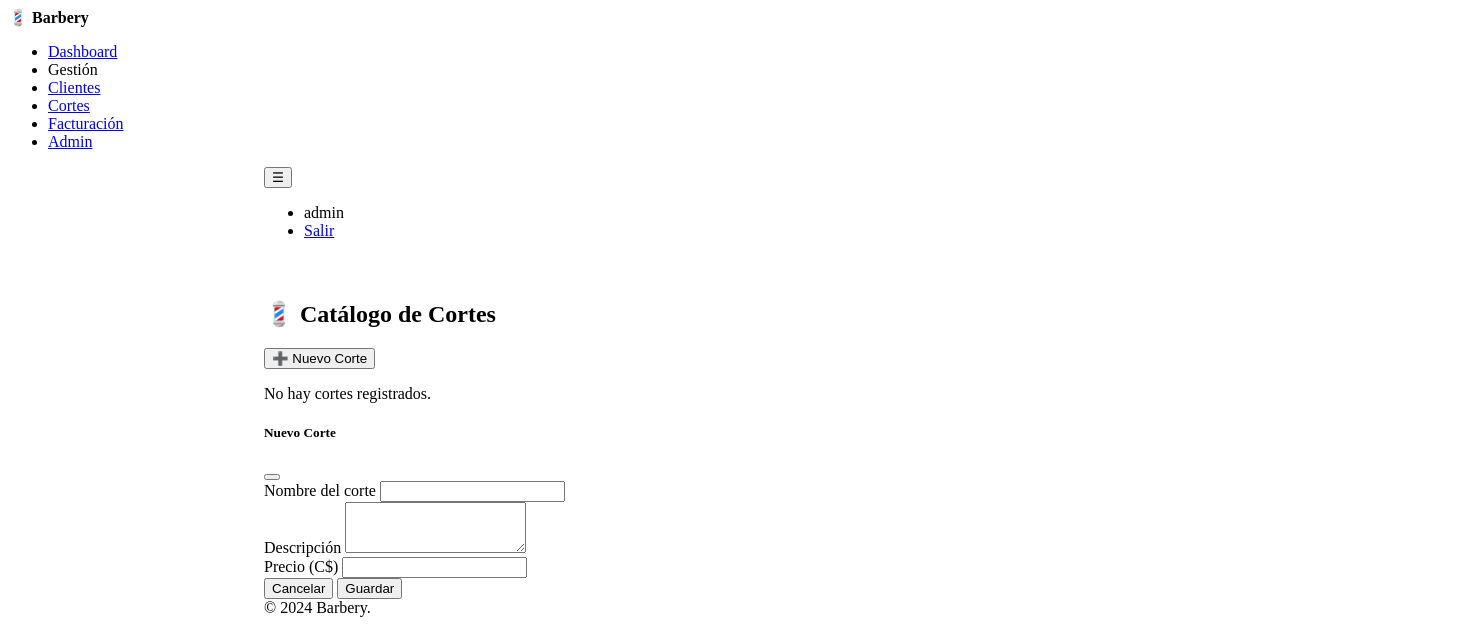
The page /cortes/ (signed in) on the database as committed earlier.
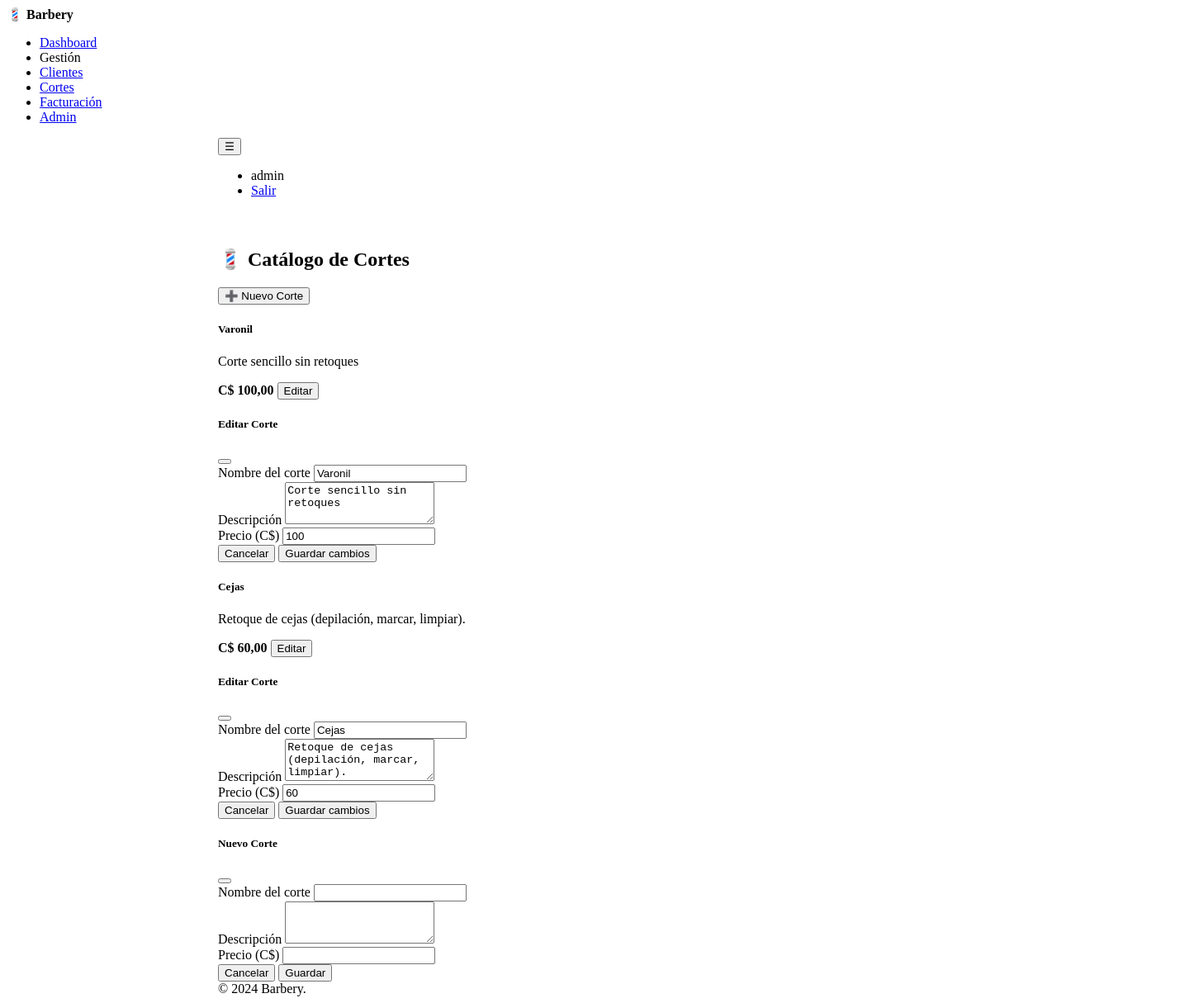
The same page on the database as committed later.
### users/models.py (models this page shows, shortened)
class User(AbstractUser):
    ROL_CHOICES = [
        ('ADMIN', 'Admin'),
        ('CAJERO', 'Cajero'),
        ('BARBERO', 'Barbero'),
        ('ESTILISTA', 'Estilista'),
    ]
    nombre = models.CharField(max_length=150, blank=True)
    apellido = models.CharField(max_length=150, blank=True)
    telefono = models.CharField(max_length=30, blank=True)
    identidad = models.CharField(max_length=100, blank=True)
    direccion = models.TextField(blank=True)
    rol = models.CharField(max_length=20, choices=ROL_CHOICES, default='CAJERO')

### cortes/models.py (models this page shows)
class Corte(models.Model):
    nombre_corte = models.CharField(max_length=200)
    descripcion = models.TextField(blank=True)
    precio = models.PositiveIntegerField(default=0)
    def __str__(self):
        return f"{self.nombre_corte} - {self.precio}"

### cortes/views.py (the view, shortened to what this page needs)
# urls.py: path('', views.list_cortes, name='cortes_list'),
@login_required
def list_cortes(request):
    cortes = Corte.objects.all()
    print(cortes)  # Esto muestra el QuerySet en la consola
    for c in cortes:
        print(c.id, c.nombre_corte, c.precio, c.descripcion)
    return render(request, 'cortes/list.html', {'cortes': cortes})

### templates/cortes/list.html (shortened to what this page needs)
{% extends 'base.html' %}
{% load l10n %}
{% block content %}
{% if request.user.is_staff %}
<div class="d-flex justify-content-between align-items-center mb-4">
  <h2 class="mb-0">💈 Catálogo de Cortes</h2>
  <button class="btn btn-primary" data-coreui-toggle="modal" data-coreui-target="#modalCorte">
    ➕ Nuevo Corte
  </button>
</div>
{% endif %}
<div class="row">
  {% for corte in cortes %}
    <div class="col-md-4 mb-4">
      <div class="card h-100 shadow-sm">
        <div class="card-body">
          <h5 class="card-title">{{ corte.nombre_corte }}</h5>
          {% if corte.descripcion %}
            <p class="card-text text-muted">{{ corte.descripcion }}</p>
          {% else %}
            <p class="text-muted fst-italic">Sin descripción</p>
          {% endif %}
        </div>
        <div class="card-footer d-flex justify-content-between align-items-center">
          <strong class="text-success">C$ {{ corte.precio|floatformat:2 }}</strong>
          {% if request.user.is_staff %}
            <button class="btn btn-sm btn-primary"
                    data-coreui-toggle="modal"
                    data-coreui-target="#editarCorteModal{{ corte.id }}">
              Editar
            </button>
          {% endif %}
        </div>
      </div>
    </div>
    {% if request.user.is_staff %}
    <div class="modal fade" id="editarCorteModal{{ corte.id }}" tabindex="-1">
      <div class="modal-dialog modal-dialog-centered">
        <div class="modal-content">
          <form method="POST" action="{% url 'editar_corte' corte_id=corte.id %}">
            <div class="modal-header">
              <h5 class="modal-title">Editar Corte</h5>
              <button type="button" class="btn-close" data-coreui-dismiss="modal"></button>
            </div>
            <div class="modal-body">
              <div class="mb-3">
                <label class="form-label">Nombre del corte</label>
                <input type="text" name="nombre_corte" class="form-control" value="{{ corte.nombre_corte }}" required>
              </div>
              <div class="mb-3">
                <label class="form-label">Descripción</label>
                <textarea name="descripcion" class="form-control" rows="3">{{ corte.descripcion }}</textarea>
              </div>
              <div class="mb-3">
                <label class="form-label">Precio (C$)</label>
                <input type="number" name="precio" class="form-control" value="{{ corte.precio }}" required>
              </div>
            </div>
            <div class="modal-footer">
              <button type="button" class="btn btn-secondary" data-coreui-dismiss="modal">Cancelar</button>
              <button type="submit" class="btn btn-success">Guardar cambios</button>
            </div>
          </form>
        </div>
      </div>
    </div>
    {% endif %}
  {% empty %}
    <p>No hay cortes registrados.</p>
  {% endfor %}
</div>
{% if request.user.is_staff %}
<div class="modal fade" id="modalCorte" tabindex="-1">
  <div class="modal-dialog modal-dialog-centered">
    <div class="modal-content">
      <form method="post">
        <div class="modal-header">
          <h5 class="modal-title">Nuevo Corte</h5>
          <button type="button" class="btn-close" data-coreui-dismiss="modal"></button>
        </div>
        <div class="modal-body">
          <div class="mb-3">
            <label class="form-label">Nombre del corte</label>
            <input type="text" name="nombre_corte" class="form-control" required>
          </div>
          <div class="mb-3">
            <label class="form-label">Descripción</label>
            <textarea name="descripcion" class="form-control" rows="3"></textarea>
          </div>
          <div class="mb-3">
            <label class="form-label">Precio (C$)</label>
            <input type="number" step="0.01" name="precio" class="form-control" required>
          </div>
        </div>
        <div class="modal-footer">
          <button type="button" class="btn btn-secondary" data-coreui-dismiss="modal">Cancelar</button>
          <button type="submit" class="btn btn-success">Guardar</button>
        </div>
      </form>
    </div>
  </div>
</div>
{% endif %}
{% endblock %}

### templates/base.html (shortened to what this page needs)
{% load static %}
<!doctype html>
<html lang="es">
<head>
  <link href="https://cdn.jsdelivr.net/npm/@coreui/coreui@5.4.3/dist/css/coreui.min.css" rel="stylesheet">
</head>
<body>
  {% include 'includes/sidebar.html' %}
  <div class="wrapper d-flex flex-column min-vh-100 bg-light">
    {% include 'includes/navbar.html' %}
    <div class="body flex-grow-1 px-3">
      <div class="container-lg">
        {% block content %}{% endblock %}
      </div>
    </div>
    <footer class="footer">
      <div>© 2024 Barbery.</div>
    </footer>
  </div>
</body>
</html>

### templates/includes/sidebar.html (shortened to what this page needs)
<aside class="sidebar sidebar-dark sidebar-fixed" id="sidebar">
  <div class="sidebar-brand d-flex align-items-center justify-content-center">
    💈 <strong class="ms-2">Barbery</strong>
  </div>
  <ul class="sidebar-nav" data-coreui="navigation">
    <li class="nav-item">
      <a class="nav-link" href="/">
         Dashboard
      </a>
    </li>
    <li class="nav-title">Gestión</li>
    <li class="nav-item">
      <a class="nav-link" href="/clientes/">
         Clientes
      </a>
    </li>
    <li class="nav-item">
      <a class="nav-link" href="{% url 'cortes_list' %}">
         Cortes
      </a>
    </li>
    <li class="nav-item">
      <a class="nav-link" href="/facturacion/crear/">
         Facturación
      </a>
    </li>
    {% if request.user.is_staff %}
    <li class="nav-item mt-auto">
      <a class="nav-link text-danger" href="/admin/">
         Admin
      </a>
    </li>
    {% endif %}
  </ul>
</aside>

### templates/includes/navbar.html
<header class="header mb-4">
  <div class="container-fluid">
    <button class="header-toggler px-md-0" type="button"
      onclick="coreui.Sidebar.getInstance(document.getElementById('sidebar')).toggle()">
      ☰
    </button>
    <ul class="header-nav ms-auto">
      <li class="nav-item">
        <span class="nav-link">{{ request.user.username }}</span>
      </li>
      <li class="nav-item">
        <a class="nav-link" href="{% url 'logout' %}">Salir</a>
      </li>
    </ul>
  </div>
</header>

### templates/base.html (style rules this page uses)
.wrapper { width: 100%; transition: padding-left 0.15s; }
@media (min-width: 992px) { .wrapper { padding-left: 256px; } }
.body { padding-top: 1.5rem; }

Rows that differ between the two databases and show on the page:
added Corte: nombre_corte "Varonil", descripcion "Corte sencillo sin retoques", precio "100,00", precio "100"
added Corte: nombre_corte "Cejas", descripcion "Retoque de cejas (depilación, marcar, limpiar).", precio "60,00", precio "60"
Other text that changed with them:
text no longer shown: "No hay cortes registrados."
